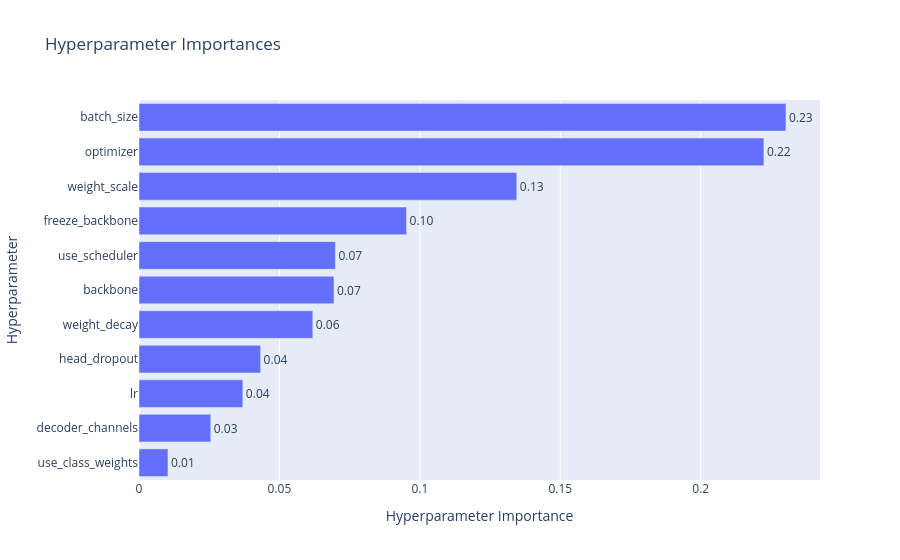

The notebook cell saved with this chart:
### Code cell
# Learn which hyperparameters are affecting the trial duration with hyperparameter importance.
optuna.visualization.plot_param_importances(
    study, target=lambda t: t.duration.total_seconds(), target_name="duration"
)

### Figure 1 — Plotly figure (JSON) as saved in the notebook; plotly's stock layout.template omitted (floating-point values rounded to 4 significant figures)
{"data": [{"cliponaxis": false, "hovertemplate": ["use_class_weights (CategoricalDistribution): 0.010311402520976334<extra></extra>", "decoder_channels (CategoricalDistribution): 0.025542668286204395<extra></extra>", "lr (FloatDistribution): 0.03697137271440144<extra></extra>", "head_dropout (FloatDistribution): 0.04330329440732012<extra></extra>", "weight_decay (FloatDistribution): 0.06188241274611538<extra></extra>", "backbone (CategoricalDistribution): 0.06942318533230417<extra></extra>", "use_scheduler (CategoricalDistribution): 0.0699424250512345<extra></extra>", "freeze_backbone (CategoricalDistribution): 0.09525671811593246<extra></extra>", "weight_scale (FloatDistribution): 0.13452642664904343<extra></extra>", "optimizer (CategoricalDistribution): 0.22249413498122508<extra></extra>", "batch_size (CategoricalDistribution): 0.23034595919524256<extra></extra>"], "name": "duration", "orientation": "h", "text": ["0.01", "0.03", "0.04", "0.04", "0.06", "0.07", "0.07", "0.10", "0.13", "0.22", "0.23"], "textposition": "outside", "type": "bar", "x": [0.01031, 0.02554, 0.03697, 0.0433, 0.06188, 0.06942, 0.06994, 0.09526, 0.1345, 0.2225, 0.2303], "y": ["use_class_weights", "decoder_channels", "lr", "head_dropout", "weight_decay", "backbone", "use_scheduler", "freeze_backbone", "weight_scale", "optimizer", "batch_size"]}], "layout": {"autosize": true, "title": {"text": "Hyperparameter Importances"}, "xaxis": {"autorange": true, "range": [0, 0.2425], "title": {"text": "Hyperparameter Importance"}, "type": "linear"}, "yaxis": {"autorange": true, "range": [-0.5, 10.5], "title": {"text": "Hyperparameter"}, "type": "category"}}}
